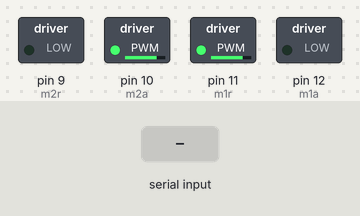
A sketch run on a simulated Arduino Uno, built with avr-gcc and run on an emulated ATmega328P. Shown: switched loads named in the sketch (green lamp = pin HIGH). Inputs (shaded band) come from the test bench. What the sketch prints to the serial monitor is not drawn.

Above: at 1.2 s.
1.3 s: "S" received over Serial
Timing chart, 0 to 4.3 s (numbered marks = the images above; inputs shaded):
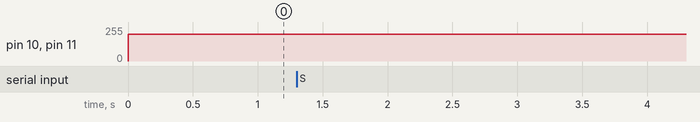

Measured:
- after the input at 1.3 s, every drawn part: stays the same

The sketch:

Matlab_arduino2.ino
```cpp
int velocidades[2];
int ibyte;

void setup() {
  // initialize both serial ports:
  Serial.begin(9600);
  pinMode(9, OUTPUT);   //m2r
  pinMode(10, OUTPUT);   //m2a
  pinMode(11, OUTPUT);   //m1r
  pinMode(12, OUTPUT);   //m1a

}

void loop() {

  //Recepcionando los valores de angulo del brazo robotico
  //enviados por la PC ; sistema de vision
  // TX0 , RX0
 if(Serial.available()>0)
  {
    ibyte=Serial.read();
      if(ibyte=='S'){
      while(Serial.available()==0){};
        int i=0;
        for(i=0;i<2;i=i+1){
         velocidades[i]=Serial.read();
          while(Serial.available()==0){};
         }
    }

    }

      Serial.print('S');
      Serial.print((char)velocidades[0]);
      Serial.print((char)velocidades[1]);

      analogWrite(10,200);
      analogWrite(9,0);
      analogWrite(12,0);
      analogWrite(11,200);
      delay(10);
}
```
